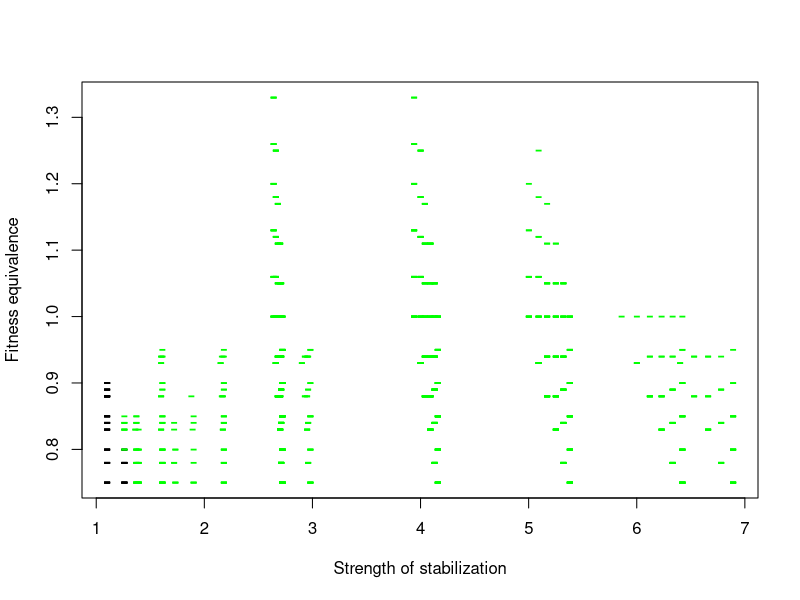
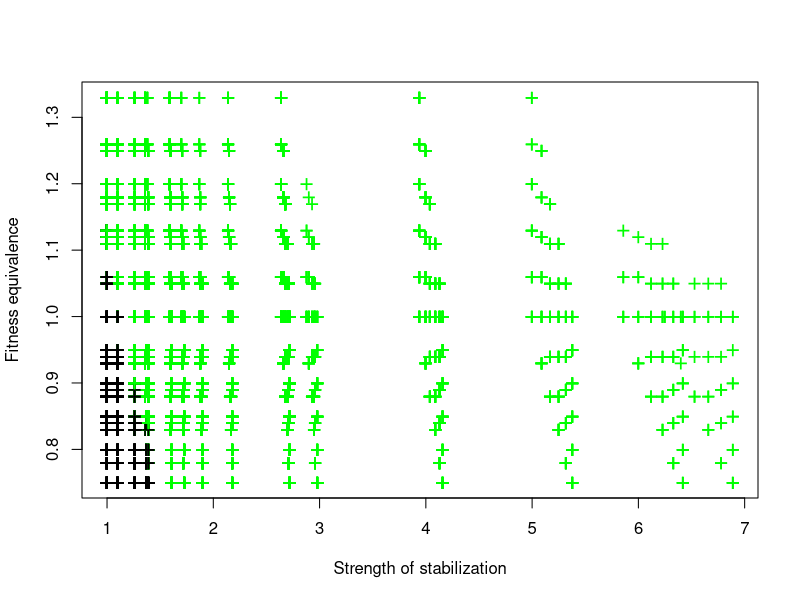
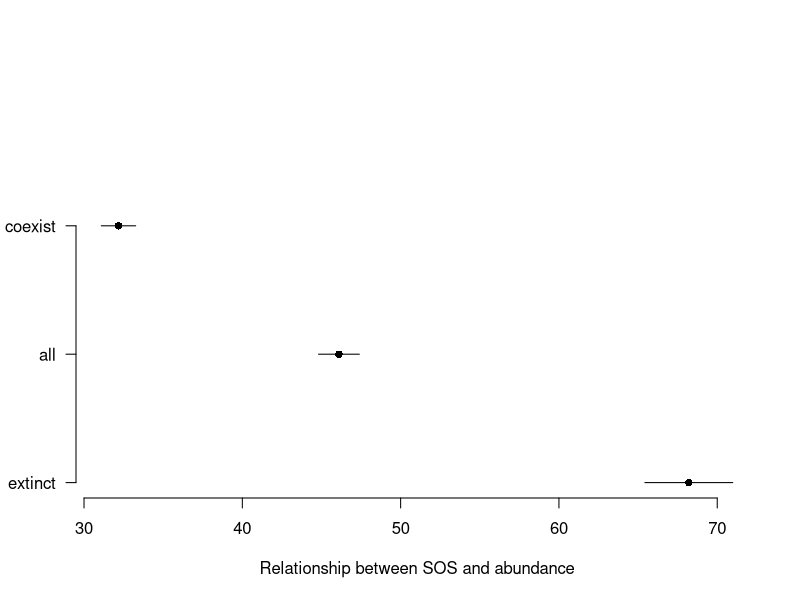
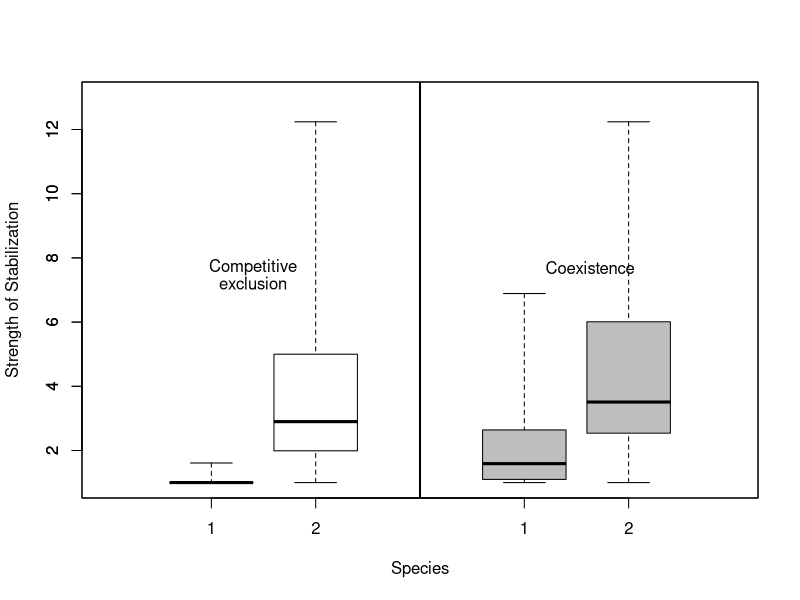
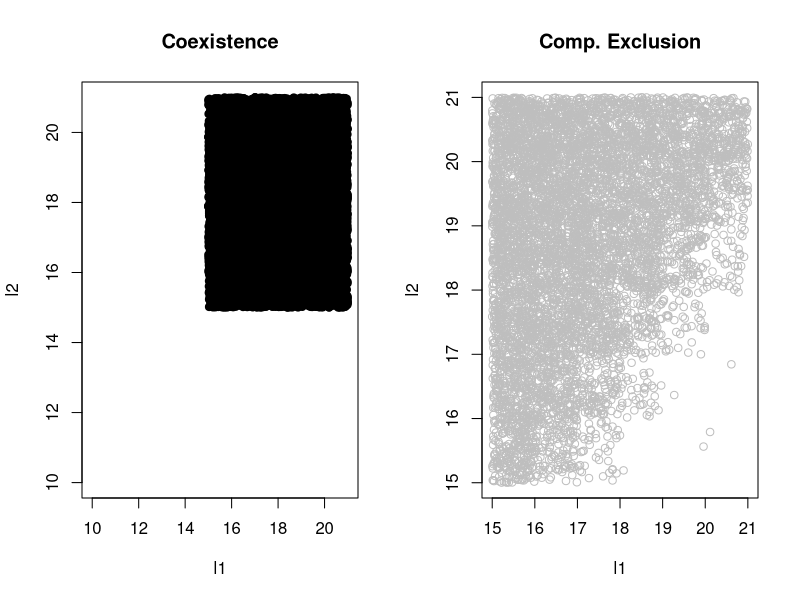
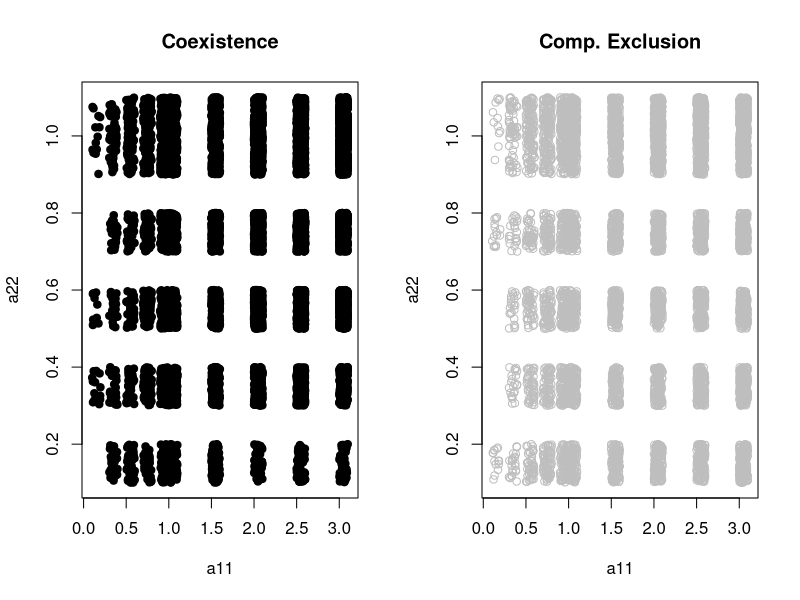
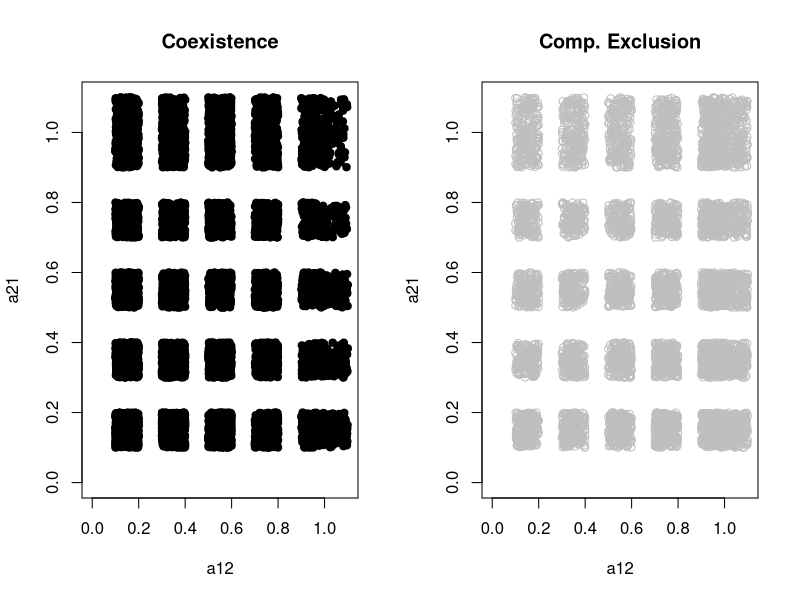
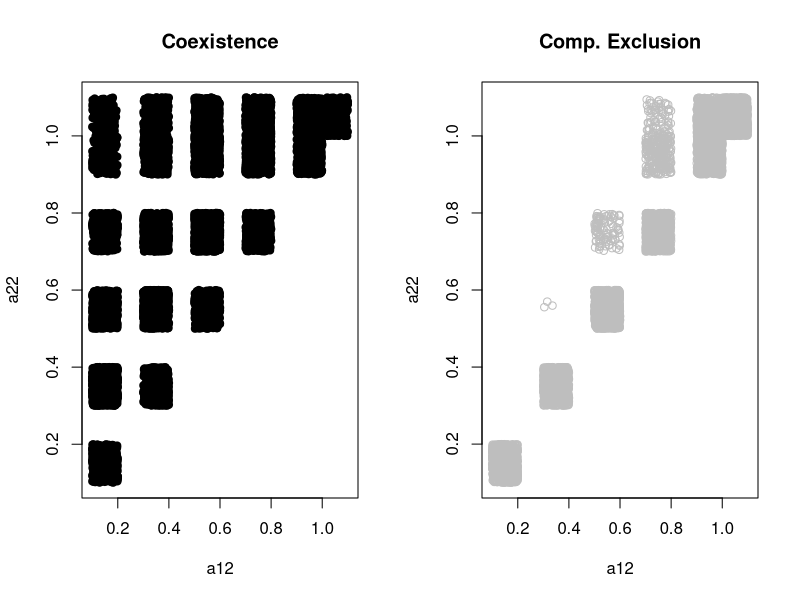

Generate these figures, in order, with R:
#calculate relationship between abundance and stabilization for all simulation results
#species 1 is the inferior species
dat=read.csv("annplant_2spp_det_rare.txt")

#calculate correlation btw abund and stabilization
#corrs=rep(NA,length(dat[,1]))
#for(i in 1:length(dat[,1])) {
#corrs[i]=cov(x=c(dat[i,8],dat[i,9]),y=c(dat[i,11],dat[i,13]))  }
#dat$cor=corrs
#write.csv(dat,"annplant_2spp_det.csv")

#make correlation plots
#plot(dat$S1,dat$E1,pch=ifelse(dat$cor>0,'+','-'),col=ifelse(dat$coexist==50,"green","black"),xlab="Strength of stabilization",ylab="Fitness equivalence")

plot(dat$S1[which(dat$cor<0)],dat$E1[which(dat$cor<0)],pch='-',cex=1.5, col=ifelse(dat$CoexistRank[which(dat$cor<0)]==1,"green","black"),xlab="Strength of stabilization",ylab="Fitness equivalence")

plot(dat$S1[which(dat$cor>=0)],dat$E1[which(dat$cor>=0)],pch='+',cex=1.5, col=ifelse(dat$CoexistRank[which(dat$cor>=0)]==1,"green","black"),xlab="Strength of stabilization",ylab="Fitness equivalence")

#effect on coexistence
summary(glm(CoexistRank~S1*E1+cor,data=dat,family=binomial(link="logit")))
t.test(cor~CoexistRank,data=dat)
coexist=dat[which(dat$CoexistRank==1),]
extinct=dat[which(dat$CoexistRank==0),]
null=t.test(dat$cor)
coex=t.test(coexist$cor)
ext=t.test(extinct$cor)
library(Hmisc)
errbar(c("extinct","all","coexist"),c(ext$estimate,null$estimate,coex$estimate),c(ext$conf.int[2],null$conf.int[2],coex$conf.int[2]),c(ext$conf.int[1],null$conf.int[1],coex$conf.int[1]),ylab="Relationship between SOS and abundance")

#make boxplot of coexistence vs strength of stabil by rank
boxplot(S1~CoexistRank,data=dat, names=c("1","1"),col=c("white","grey"),xlab="Species", ylab="Strength of Stabilization",at=c(1,4),xlim=c(0,6),ylim=c(1,13),range=0)
boxplot(S2~CoexistRank,data=dat, names=c("2","2"),add=T,at=c(2,5),col=c("white","grey"),range=0)
abline(v=3,lwd=2)
text(1.4,7.7,labels="Competitive",cex=1)
text(1.4,7.2,labels="exclusion",cex=1)
text(4.63,7.7,labels="Coexistence",cex=1)

#effect of l1, l2
layout(matrix(c(1,2),1,2))
plot(dat$l1[which(dat$CoexistRank==1)]+runif(length(which(dat$CoexistRank==1))),dat$l2[which(dat$CoexistRank==1)]+runif(length(which(dat$CoexistRank==1))),xlim=c(10,21),ylim=c(10,21),col="black",pch=19,xlab="l1",ylab="l2",main="Coexistence")
plot(dat$l1[which(dat$CoexistRank==0)]+runif(length(which(dat$CoexistRank==0))),dat$l2[which(dat$CoexistRank==0)]+runif(length(which(dat$CoexistRank==0))),col="grey",xlab="l1",ylab="l2",main="Comp. Exclusion")

#effect of a11, a22
layout(matrix(c(1,2),1,2))
plot(dat$a11[which(dat$CoexistRank==1)]+runif(length(which(dat$CoexistRank==1)))/10,dat$a22[which(dat$CoexistRank==1)]+runif(length(which(dat$CoexistRank==1)))/10,col="black",pch=19,xlab="a11",ylab="a22",main="Coexistence")
plot(dat$a11[which(dat$CoexistRank==0)]+runif(length(which(dat$CoexistRank==0)))/10,dat$a22[which(dat$CoexistRank==0)]+runif(length(which(dat$CoexistRank==0)))/10,col="grey",xlab="a11",ylab="a22",main="Comp. Exclusion")

#effect of a12, a21
layout(matrix(c(1,2),1,2))
plot(dat$a12[which(dat$CoexistRank==1)]+runif(length(which(dat$CoexistRank==1)))/10,dat$a21[which(dat$CoexistRank==1)]+runif(length(which(dat$CoexistRank==1)))/10,xlim=c(0,1.1),ylim=c(0,1.1),col="black",pch=19,xlab="a12",ylab="a21",main="Coexistence")
plot(dat$a12[which(dat$CoexistRank==0)]+runif(length(which(dat$CoexistRank==0)))/10,dat$a21[which(dat$CoexistRank==0)]+runif(length(which(dat$CoexistRank==0)))/10,xlim=c(0,1.1),ylim=c(0,1.1),col="grey",xlab="a12",ylab="a21",main="Comp. Exclusion")

#effect of a12, a22
layout(matrix(c(1,2),1,2))
plot(dat$a12[which(dat$CoexistRank==1)]+runif(length(which(dat$CoexistRank==1)))/10,dat$a22[which(dat$CoexistRank==1)]+runif(length(which(dat$CoexistRank==1)))/10,col="black",pch=19,xlab="a12",ylab="a22",main="Coexistence")
plot(dat$a12[which(dat$CoexistRank==0)]+runif(length(which(dat$CoexistRank==0)))/10,dat$a22[which(dat$CoexistRank==0)]+runif(length(which(dat$CoexistRank==0)))/10,col="grey",xlab="a12",ylab="a22",main="Comp. Exclusion")

#effect of a21, a11
layout(matrix(c(1,2),1,2))
plot(dat$a21[which(dat$CoexistRank==1)]+runif(length(which(dat$CoexistRank==1)))/10,dat$a11[which(dat$CoexistRank==1)]+runif(length(which(dat$CoexistRank==1)))/10,col="black",pch=19,xlab="a21",ylab="a11",main="Coexistence")
plot(dat$a21[which(dat$CoexistRank==0)]+runif(length(which(dat$CoexistRank==0)))/10,dat$a11[which(dat$CoexistRank==0)]+runif(length(which(dat$CoexistRank==0)))/10,col="grey",xlab="a21",ylab="a11",main="Comp. Exclusion")

#effect of E1, a11
layout(matrix(c(1,2),1,2))
plot(dat$E1[which(dat$CoexistRank==1)]+runif(length(which(dat$CoexistRank==1)))/10,dat$a11[which(dat$CoexistRank==1)]+runif(length(which(dat$CoexistRank==1)))/10,col="black",pch=19,xlab="E1",ylab="a11",main="Coexistence")
plot(dat$E1[which(dat$CoexistRank==0)]+runif(length(which(dat$CoexistRank==0)))/10,dat$a11[which(dat$CoexistRank==0)]+runif(length(which(dat$CoexistRank==0)))/10,col="grey",xlab="E1",ylab="a11",main="Comp. Exclusion")

#effect of E2, a22
layout(matrix(c(1,2),1,2))
plot(dat$E2[which(dat$CoexistRank==1)]+runif(length(which(dat$CoexistRank==1)))/10,dat$a22[which(dat$CoexistRank==1)]+runif(length(which(dat$CoexistRank==1)))/10,col="black",pch=19,xlab="E2",ylab="a22",main="Coexistence")
plot(dat$E2[which(dat$CoexistRank==0)]+runif(length(which(dat$CoexistRank==0)))/10,dat$a22[which(dat$CoexistRank==0)]+runif(length(which(dat$CoexistRank==0)))/10,col="grey",xlab="E2",ylab="a22",main="Comp. Exclusion")

#effect of E1, a22
layout(matrix(c(1,2),1,2))
plot(dat$E1[which(dat$CoexistRank==1)]+runif(length(which(dat$CoexistRank==1)))/10,dat$a22[which(dat$CoexistRank==1)]+runif(length(which(dat$CoexistRank==1)))/10,col="black",pch=19,xlab="E1",ylab="a22",main="Coexistence")
plot(dat$E1[which(dat$CoexistRank==0)]+runif(length(which(dat$CoexistRank==0)))/10,dat$a22[which(dat$CoexistRank==0)]+runif(length(which(dat$CoexistRank==0)))/10,col="grey",xlab="E1",ylab="a22",main="Comp. Exclusion")

#effect of E2, a11
layout(matrix(c(1,2),1,2))
plot(dat$E2[which(dat$CoexistRank==1)]+runif(length(which(dat$CoexistRank==1)))/10,dat$a11[which(dat$CoexistRank==1)]+runif(length(which(dat$CoexistRank==1)))/10,col="black",pch=19,xlab="E2",ylab="a11",main="Coexistence")
plot(dat$E2[which(dat$CoexistRank==0)]+runif(length(which(dat$CoexistRank==0)))/10,dat$a11[which(dat$CoexistRank==0)]+runif(length(which(dat$CoexistRank==0)))/10,col="grey",xlab="E2",ylab="a11",main="Comp. Exclusion")
